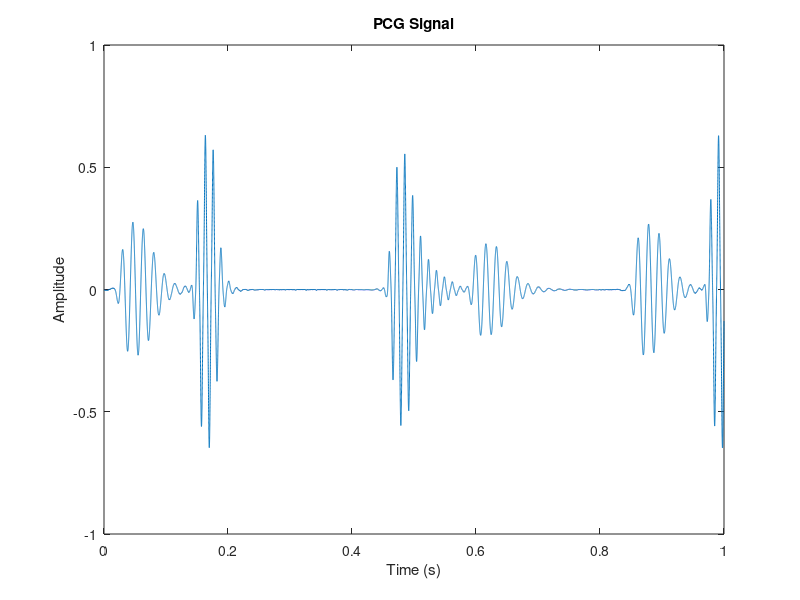

Source code (MATLAB): (Note: this script raises an error after producing the figure.)
clc;
clear;
close all;

% read combined signal
load('combine_pcg.mat');

PCG = simu_audo;
fs = simu_fs;
time = simu_time;

% plot the signal
figure;
plot(time, PCG);
xlabel('Time (s)');
ylabel('Amplitude');
title('PCG Signal');

% Downsample the signal
fs_new = 8000; % New sampling rate
PCG_downsampled = resample(PCG, fs_new, fs);
time_downsampled = linspace(0, 1, length(PCG_downsampled));


% STFT
figure;
window = hamming(256); % 窗口大小为 256
overlap = 128; % 重叠大小为 128
nfft = 512; % FFT 点数
spectrogram(PCG_downsampled, window, overlap, nfft, fs_new, 'yaxis');
title('STFT (Spectrogram)');
colorbar;

% MFCC
% plot MFCC with 12 coefficients
% x is time, y is coefficient index
figure;
numCoeffs = 12;
coeffs = mfcc(PCG_downsampled, fs_new, 'NumCoeffs', numCoeffs, 'LogEnergy', 'Replace');
% convert frame index to time
time_mfcc = linspace(0, 1, size(coeffs, 2));
%imagesc(1:numCoeffs, time_mfcc, coeffs);
imagesc(time_mfcc, 1:numCoeffs, coeffs');
axis xy;
colormap parula;
title('MFCC');
xlabel('Time (s)');
ylabel('Coefficient Index');

% Cochleogram

fRange = [50, 1000];
x=PCG_downsampled;
Fs=fs_new;
time = (length(x)-1)/Fs;
gf = gammatoneFast(x, 64, fRange, 8000);%Construct the cochleagram use Gammatone filterbank
cg = cochleagram(gf, 20);%Construct the cochleagram

figure;
imagesc(linspace(0,time,size(cg,2)),linspace(fRange(1),fRange(2),size(cg,1)),cg);
axis xy;
colormap hot;
title('Cochleogram');
xlabel('Time (s)');
ylabel('Frequency (Hz)');
colorbar;

